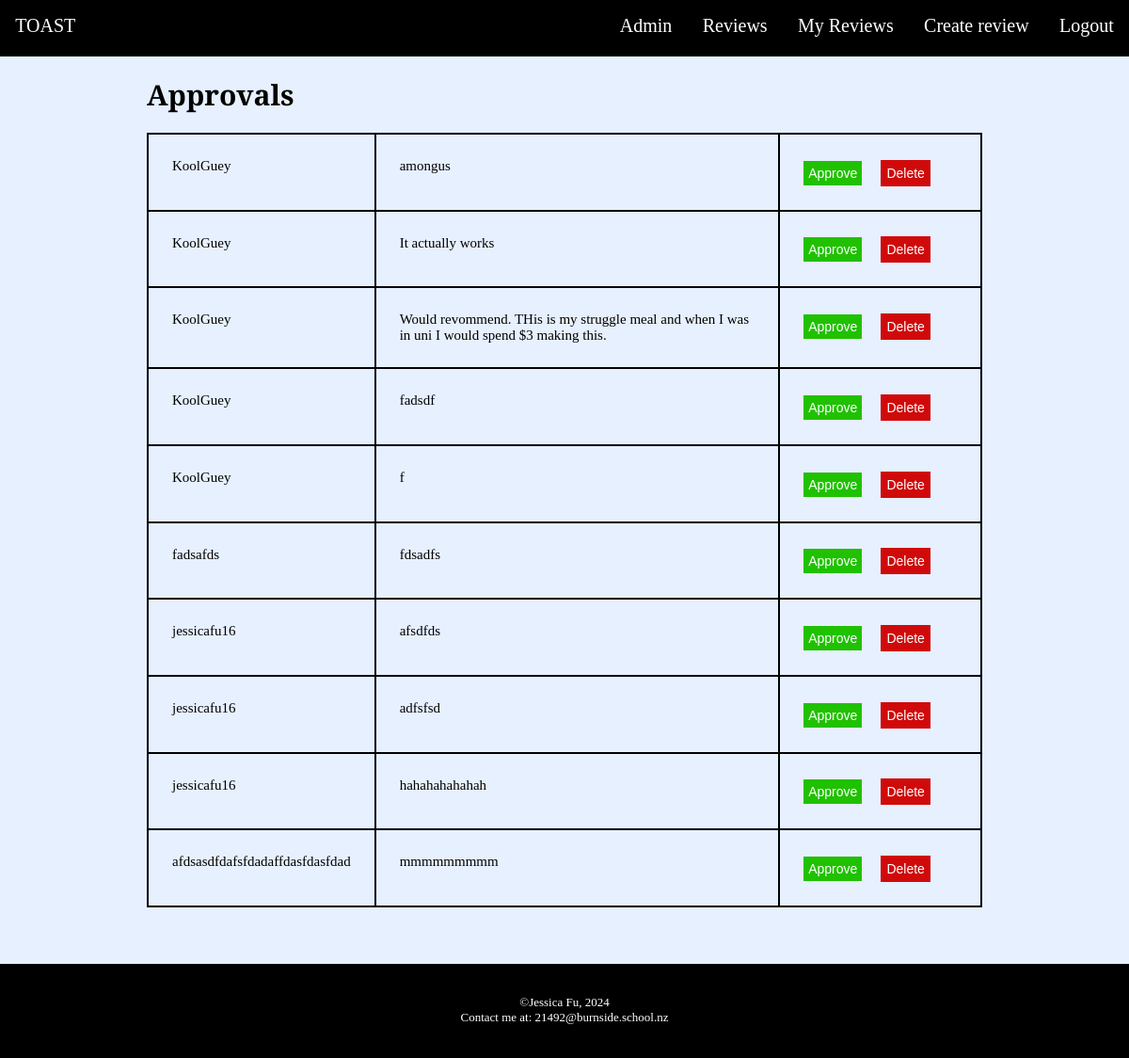
Page /admin (signed in) on the committed database.
### tables this page shows
CREATE TABLE Reviews (id INTEGER PRIMARY KEY AUTOINCREMENT, user_id INTEGER REFERENCES Users (id), review TEXT NOT NULL, toast_id INTEGER, approval INTEGER);

CREATE TABLE Users (id INTEGER PRIMARY KEY AUTOINCREMENT, username TEXT UNIQUE NOT NULL, password TEXT NOT NULL, admin TEXT NOT NULL);

### routes.py (the view, shortened to what this page needs)
@app.route('/admin', methods=['POST', 'GET'])
def admin():
    if 'admin' in session:
        if session['admin'] == 0:
            return redirect(url_for('show_all_reviews'))
        elif session['admin'] == '1':
            if request.method == 'GET':
                query = "SELECT r.id, u.username, r.review \
                        FROM reviews AS r JOIN users AS u \
                        ON r.user_id = u.id WHERE approval = 0"
                reviews = sql_queries(query, 1)
                return render_template('admin.html', reviews=reviews)
    else:
        return redirect(url_for('signup'))

### routes.py (called while the page is built)
def sql_queries(query, option, data=None):
    connection = sqlite3.connect('toast.db')
    cursor = connection.cursor()
    if data:
        cursor.execute(query, data)
    else:
        cursor.execute(query)
    if option == 0:
        result = cursor.fetchone()
        return result
    elif option == 1:
        result = cursor.fetchall()
        return result
    else:
        connection.commit()
    connection.close()

### templates/admin.html (shortened to what this page needs)
{% extends 'layout.html' %}
{% block main -%}
<div class="adminContainer">
    <h1>Approvals</h1>
    <div class="adminGroups">
    {% for review in reviews %}
        <div class="adminItems">{{review[1]}}</div>
        <div id="adminReview" class="adminItems">{{review[2]}}</div>
        <form action="/admin" method="post" class="adminItems">
            <input type="submit" name="Update_review" value="Approve" id="approveButton"></input>
            <input type="submit" name="Delete_review" value="Delete" class="deleteButton">
        </form>
    {%- endfor %}
    </div>
</div>
{%- endblock %}

### static/style.css (style rules this page uses)
body { word-wrap: break-word; background-color: rgb(231, 240, 255); margin:0%; font-family:Verdana; height:auto; font-size:15px; }
h1 { font-family: "Arvo"; }
.deleteButton { color:white; text-decoration:none; background-color:#d00a0a; padding:6px; font-size:14px; border:transparent; margin-top:1%; }
.adminContainer { margin-left:13%; margin-right:13%; margin-bottom:5%; min-height:74vh; }
.adminGroups { display:grid; grid-template-columns: 1fr 2fr 1fr; border: 0.5px solid black; }
.adminItems { padding:25px; border: 0.8px solid black; text-wrap:inherit; max-width:250px; }
#adminReview { max-width:500px; }
#approveButton { color:white; text-decoration:none; background-color:#20c100; padding:5px; font-size:14px; border:transparent; margin-right:10%; }

### rows in the picture
Reviews: username "KoolGuey", review "amongus"
Reviews: username "KoolGuey", review "It actually works"
Reviews: username "KoolGuey", review "Would revommend. THis is my struggle meal and when I was in uni I would spend $3 making this."
Reviews: username "KoolGuey", review "fadsdf"
Reviews: username "KoolGuey", review "f"
Reviews: username "fadsafds", review "fdsadfs"
Reviews: username "jessicafu16", review "afsdfds"
Reviews: username "jessicafu16", review "adfsfsd"
Reviews: username "jessicafu16", review "hahahahahahah"
Reviews: username "afdsasdfdafsfdadaffdasfdasfdad", review "mmmmmmmmm"
